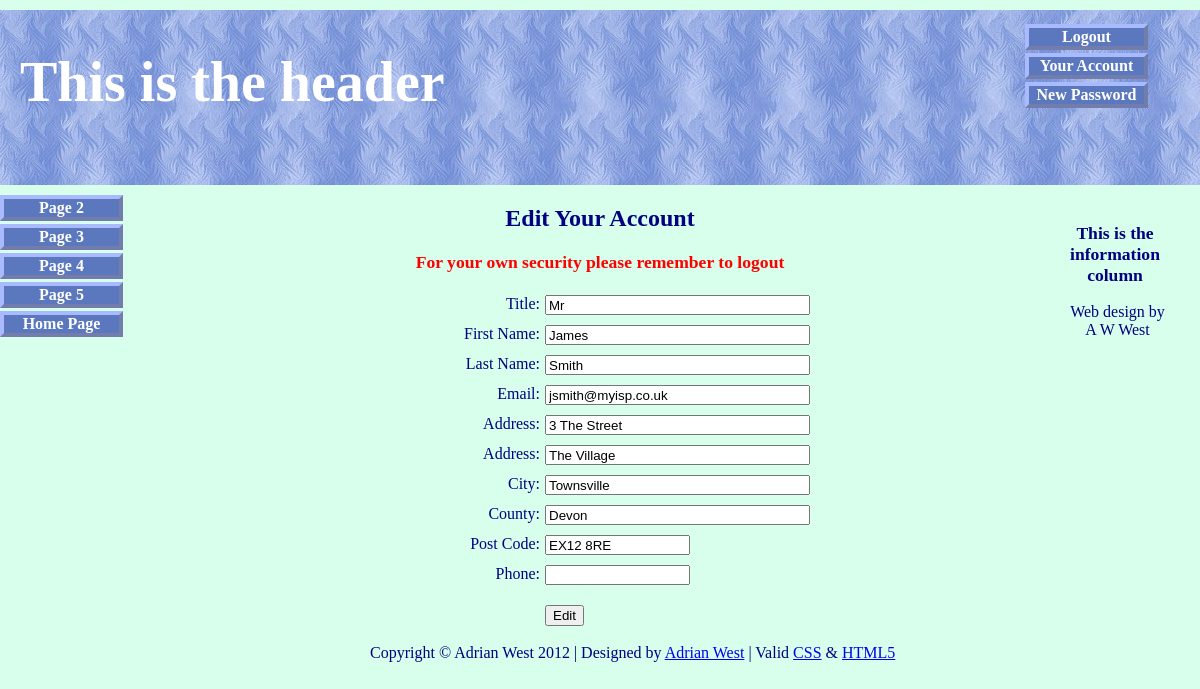
The app's page /edit_your_account.php (signed in) with its own data.
### tables this page shows
CREATE TABLE IF NOT EXISTS `users` (
  `user_id` mediumint(6) unsigned NOT NULL AUTO_INCREMENT,
  `title` char(10) NOT NULL,
  `fname` varchar(30) NOT NULL,
  `lname` varchar(40) NOT NULL,
  `email` varchar(50) NOT NULL,
  `psword` char(40) NOT NULL,
  `uname` char(12) NOT NULL,
  `registration_date` datetime NOT NULL,
  `class` char(20) NOT NULL,
  `user_level` tinyint(2) unsigned NOT NULL,
  `addr1` varchar(50) NOT NULL,
  `addr2` varchar(50) DEFAULT NULL,
  `city` varchar(50) NOT NULL,
  `county` char(20) NOT NULL,
  `pcode` char(10) NOT NULL,
  `phone` char(11) DEFAULT NULL,
  `paid` enum('No','Yes') NOT NULL,
  PRIMARY KEY (`user_id`)
);

### edit_your_account.php (the view, shortened to what this page needs)
<!doctype html>
<html lang=en>
<head>
<link rel="stylesheet" type="text/css" href="includes.css">
</head>
<body>
<div id="container">
<?php include("includes/header_members_account.php"); ?>
<?php include("includes/nav.php"); ?>
<?php include("includes/info-col.php"); ?>
<div id="content">
<h2>Edit Your Account</h2>
<h3 class="red">For your own security please remember to logout</h3>
<?php
if ( (isset($_GET['id'])) && (is_numeric($_GET['id'])) ) {
	$id = $_GET['id'];
} elseif ( (isset($_POST['id'])) && (is_numeric($_POST['id'])) ) {
	$id = $_POST['id'];
} else {
	echo '<p class="error">This page has been accessed in error.</p>';
	include ('footer.php');
	exit();
}
require ('mysqli_connect.php');
$q = "SELECT title, fname, lname, email, addr1, addr2, city, county, pcode, phone FROM users WHERE user_id=$id";
$result = @mysqli_query ($dbcon, $q);
if (mysqli_num_rows($result) == 1) {
	$row = mysqli_fetch_array ($result, MYSQLI_NUM);
echo '<form action="edit_your_account.php" method="post">
<p><label class="label" for="title">Title:</label><input class="fl-left" id="title" type="text" name="title" size="30" maxlength="30" value="' . $row[0] . '"></p>
<p><label class="label" for="fname">First Name:</label><input class="fl-left" id="fname" type="text" name="fname" size="30" maxlength="30" value="' . $row[1] . '"></p>
<p><label class="label" for="lname">Last Name:</label><input class="fl-left" id="lname" type="text" name="lname" size="30" maxlength="40" value="' . $row[2] . '"></p>
<p><label class="label" for="email">Email:</label><input class="fl-left" id="email" type="text" name="email" size="30" maxlength="50" value="' . $row[3] . '"></p>
<p><label class="label" for="addr1">Address:</label><input class="fl-left" id="addr1" type="text" name="addr1" size="30" maxlength="50" value="' . $row[4] . '"></p>
<p><label class="label" for="addr2">Address:</label><input class="fl-left" id="addr2"type="text" name="addr2" size="30" maxlength="50" value="' . $row[5] . '"></p>
<p><label class="label" for="city">City:</label><input class="fl-left" id="city" type="text" name="city" size="30" maxlength="30" value="' . $row[6] . '"></p>
<p><label class="label" for="county">County:</label><input class="fl-left" id="county"type="text" name="county" size="30" maxlength="30" value="' . $row[7] . '"></p>
<p><label class="label" for="pcode">Post Code:</label><input class="fl-left" id="pcode"type="text" name="pcode" size="15" maxlength="15" value="' . $row[8] . '"></p>
<p><label class="label" for="phone">Phone:</label><input class="fl-left" id="phone"type="text" name="phone" size="15" maxlength="15" value="' . $row[9] . '"></p>
<br><br><p><input id="submit" type="submit" name="submit" value="Edit"></p><br>
<input type="hidden" name="id" value="' . $id . '">
</form>';
} else {
	echo '<p class="error">This page has been accessed in error.</p>';
}
?>
<footer>
<?php include ('includes/footer.php');?>
</footer>
</div>
</div>
</body>
</html>

### includes.css (style rules this page uses)
h2 { font-size:150%; color:navy; text-align:center; }
h3 { font-size:110%; color:navy; text-align:center; }
#container { position:relative; min-width:960px; max-width:1200px; margin:auto; text-align:left; }
#content { margin-left:150px; margin-right:150px; }
form { margin-left:180px; }
.label { float:left; width:210px; text-align:right; clear:left; margin-right:5px; }
#submit { margin-left:215px; text-align:center; }

### edit_your_account.php (style rules this page uses)
p { text-align:center; }
label { margin-bottom:5px; margin-top:5px; }
input.fl-left { float:left; margin-bottom:5px; margin-top:5px; padding-bottom:0; }
#submit { position:absolute; top:595px; left:330px; }
.red { color:red; }
footer { position:absolute; top:600px; left:370px;; }

### records on screen
users: title "Mr", fname "James", lname "Smith", email "jsmith@myisp.co.uk", addr1 "3 The Street", addr2 "The Village", city "Townsville", county "Devon", pcode "EX12 8RE"
